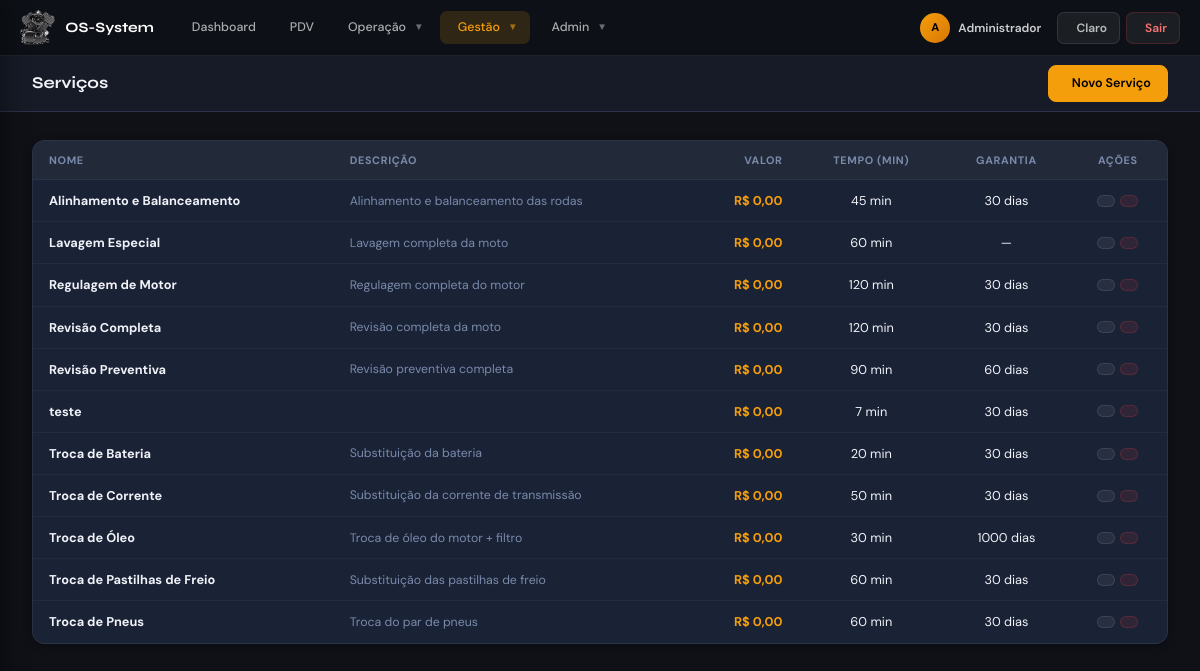
/modules/servicos/servicos.php (signed in), run on the app's committed database.
### tables this page shows
CREATE TABLE `servicos` (
  `id` int(11) NOT NULL,
  `nome` varchar(100) NOT NULL,
  `descricao` text,
  `valor` decimal(10,2) DEFAULT '0.00',
  `tempo_estimado` int(11) DEFAULT NULL,
  `garantia_dias` int(11) DEFAULT '30',
  `ativo` tinyint(1) DEFAULT '1',
  `created_at` timestamp NULL DEFAULT CURRENT_TIMESTAMP
);

### modules/servicos/servicos.php (the view, shortened to what this page needs)
<?php
require_once '../../config/config.php';
$servicos = $db->query("SELECT * FROM servicos WHERE ativo = 1 ORDER BY nome")->fetchAll(PDO::FETCH_ASSOC);
?>
<?php include '../../includes/sidebar.php'; ?>
<header class="os-topbar">
  <div class="topbar-title">Serviços</div>
  <div class="topbar-actions">
    <button class="btn-os btn-os-primary" onclick="abrirModal()">
      <i class="ph-bold ph-plus-circle"></i> Novo Serviço
    </button>
  </div>
</header>
<main class="os-content">
<div class="os-card">
  <div class="os-card-body" style="padding:0">
    <table class="os-table">
      <thead><tr><th>Nome</th><th>Descrição</th><th style="text-align:right">Valor</th><th style="text-align:center">Tempo (min)</th><th style="text-align:center">Garantia</th><th style="text-align:center">Ações</th></tr></thead>
      <tbody>
        <?php foreach ($servicos as $s): ?>
        <tr>
          <td><strong><?= htmlspecialchars($s['nome']) ?></strong></td>
          <td style="font-size:.82rem;color:var(--text-muted)"><?= htmlspecialchars(mb_strimwidth($s['descricao']??'',0,60,'...')) ?></td>
          <td style="text-align:right;font-weight:700;color:var(--accent)">R$ <?= number_format($s['valor']??0,2,',','.') ?></td>
          <td style="text-align:center"><?= $s['tempo_estimado'] ? $s['tempo_estimado'].' min' : '—' ?></td>
          <td style="text-align:center"><?= $s['garantia_dias'] ? $s['garantia_dias'].' dias' : '—' ?></td>
          <td style="text-align:center">
            <div style="display:flex;gap:5px;justify-content:center">
              <button class="btn-os btn-os-ghost" style="padding:5px 8px" onclick='editarServico(<?= htmlspecialchars(json_encode($s),ENT_QUOTES) ?>)'><i class="ph-bold ph-pencil-simple"></i></button>
              <a href="#" class="btn-os" style="padding:5px 8px;background:rgba(239,68,68,.1);border:1px solid rgba(239,68,68,.2);color:#ef4444" onclick="confirmarDesativar(event,<?= $s['id'] ?>)"><i class="ph-bold ph-trash"></i></a>
            </div>
          </td>
        </tr>
        <?php endforeach; ?>
      </tbody>
    </table>
  </div>
</div>
</main>
<?php include '../../includes/footer.php'; ?>

### assets/css/os-theme.css (style rules this page uses)
:root { --accent: #f59e0b; --accent-dark: #d97706; --accent-light: #fde68a; --success: #22c55e; --danger: #ef4444; --warning: #f59e0b; --info: #38bdf8; --navbar-h: 56px; --topbar-h: 56px; --radius: 12px; --radius-sm: 8px; --font-display: 'Syne', sans-serif; --font-body: 'DM Sans', sans-serif; --transition: .2s cubic-bezier(.4,0,.2,1); }
[data-theme="dark"] { --bg: #0f1117; --bg-surface: #161b27; --bg-card: #1a2236; --bg-card2: #222A3A; --bg-input: #1a2035; --border: #2a3347; --border-light: #1f2d42; --text: #f0f2f7; --text-muted: #7a8aaa; --text-dim: #4a5568; --sidebar-bg: #0d1117; --sidebar-item: rgba(255,255,255,.04); --sidebar-hover: rgba(245,158,11,.12); --sidebar-text: #8892a4; --sidebar-active:#f59e0b; --shadow: 0 4px 24px rgba(0,0,0,.4); --shadow-sm: 0 2px 8px rgba(0,0,0,.3); }
*, *::before, *::after { box-sizing: border-box; margin: 0; padding: 0; }
html { font-size: 15px; }
body { font-family: var(--font-body); background: var(--bg); color: var(--text); min-height: 100vh; transition: background var(--transition), color var(--transition); -webkit-font-smoothing: antialiased; }
.os-content { flex: 1; padding: 28px 32px; }
.os-topbar { height: var(--topbar-h); background: var(--bg-surface); border-bottom: 1px solid var(--border); display: flex; align-items: center; justify-content: space-between; padding: 0 32px; position: sticky; top: 0; z-index: 100; transition: background var(--transition); }
.topbar-title { font-family: var(--font-display); font-size: 1.1rem; font-weight: 700; color: var(--text); }
.topbar-actions { display: flex; align-items: center; gap: 8px; }
.os-card { background: var(--bg-card); border: 1px solid var(--border); border-radius: var(--radius); box-shadow: var(--shadow-sm); transition: background var(--transition), border-color var(--transition); overflow: hidden; }
.os-card-body { padding: 20px 24px 24px; }
.os-table { width: 100%; border-collapse: collapse; font-size: .875rem; }
.os-table thead tr { border-bottom: 1px solid var(--border); }
.os-table th { padding: 10px 16px; font-size: .7rem; font-weight: 600; letter-spacing: .08em; text-transform: uppercase; color: var(--text-muted); text-align: left; white-space: nowrap; }
.os-table td { padding: 12px 16px; color: var(--text); border-bottom: 1px solid var(--border-light); vertical-align: middle; }
.os-table tbody tr:last-child td { border-bottom: none; }
.os-table tbody tr { transition: background var(--transition); }
.btn-os { display: inline-flex; align-items: center; gap: 7px; padding: 8px 16px; border-radius: var(--radius-sm); font-size: .85rem; font-weight: 600; font-family: var(--font-body); cursor: pointer; border: none; transition: all var(--transition); text-decoration: none; }
.btn-os-primary { background: var(--accent); color: #000; }
.btn-os-ghost { background: var(--bg-card2); color: var(--text-muted); border: 1px solid var(--border); }
.btn-os { display: inline-flex; align-items: center; gap: 7px; padding: 8px 16px; border-radius: 8px; font-size: .84rem; font-weight: 600; font-family: var(--font-body); cursor: pointer; text-decoration: none; transition: all .15s; border: 1px solid transparent; white-space: nowrap; }
.btn-os-primary { background: var(--accent); color: #000; border-color: var(--accent); }
.btn-os-ghost { background: rgba(255,255,255,.06); border-color: rgba(255,255,255,.1); color: var(--text-muted); }
.os-table { width: 100%; border-collapse: collapse; font-size: .85rem; }
.os-table thead th { background: var(--bg-card2); color: var(--text-muted); font-size: .72rem; font-weight: 700; text-transform: uppercase; letter-spacing: .06em; padding: 11px 16px; border-bottom: 1px solid var(--border); white-space: nowrap; }
.os-table tbody td { padding: 11px 16px; border-bottom: 1px solid var(--border-light); color: var(--text); vertical-align: middle; }
.os-card { background: var(--bg-card); border: 1px solid var(--border); border-radius: var(--radius); overflow: hidden; }
.os-card-body { padding: 20px; }
.os-topbar { position: sticky; top: 56px; z-index: 100; background: var(--bg-surface); border-bottom: 1px solid var(--border); padding: 12px 32px; display: flex; align-items: center; justify-content: space-between; font-family: var(--font-body); }
.topbar-title { font-family: var(--font-display); font-weight: 700; font-size: 1.1rem; color: var(--text); }
.topbar-actions { display: flex; align-items: center; gap: 10px; }

### includes/sidebar.php (style rules this page uses)
.os-topbar { top: 56px; }

### data on the page
servicos: nome "Alinhamento e Balanceamento", descricao "Alinhamento e balanceamento das rodas", valor "0,00", tempo_estimado "45", garantia_dias "30"
servicos: nome "Lavagem Especial", descricao "Lavagem completa da moto", valor "0,00", tempo_estimado "60"
servicos: nome "Regulagem de Motor", descricao "Regulagem completa do motor", valor "0,00", tempo_estimado "120", garantia_dias "30"
servicos: nome "Revisão Completa", descricao "Revisão completa da moto", valor "0,00", tempo_estimado "120", garantia_dias "30"
servicos: nome "Revisão Preventiva", descricao "Revisão preventiva completa", valor "0,00", tempo_estimado "90", garantia_dias "60"
servicos: nome "teste", valor "0,00", tempo_estimado "7", garantia_dias "30"
servicos: nome "Troca de Bateria", descricao "Substituição da bateria", valor "0,00", tempo_estimado "20", garantia_dias "30"
servicos: nome "Troca de Corrente", descricao "Substituição da corrente de transmissão", valor "0,00", tempo_estimado "50", garantia_dias "30"
servicos: nome "Troca de Óleo", descricao "Troca de óleo do motor + filtro", valor "0,00", tempo_estimado "30", garantia_dias "1000"
servicos: nome "Troca de Pastilhas de Freio", descricao "Substituição das pastilhas de freio", valor "0,00", tempo_estimado "60", garantia_dias "30"
servicos: nome "Troca de Pneus", descricao "Troca do par de pneus", valor "0,00", tempo_estimado "60", garantia_dias "30"

### other printed values
$_sistemaConfig['nome_sistema'] "OS-System"
$iniciais "A"
$usuario['nome'] "Administrador"
